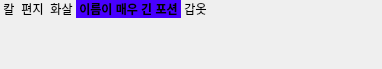
<?xml version="1.0" encoding="UTF-8"?>
<ui version="4.0">
 <class>inven2_form</class>
 <widget class="QWidget" name="inven2_form">
  <property name="geometry">
   <rect>
    <x>0</x>
    <y>0</y>
    <width>382</width>
    <height>69</height>
   </rect>
  </property>
  <property name="windowTitle">
   <string>Form</string>
  </property>
  <layout class="QHBoxLayout" name="horizontalLayout">
   <property name="spacing">
    <number>0</number>
   </property>
   <property name="margin">
    <number>0</number>
   </property>
   <item>
    <widget class="QListWidget" name="list">
     <property name="focusPolicy">
      <enum>Qt::NoFocus</enum>
     </property>
     <property name="styleSheet">
      <string notr="true">background-color: rgba(255, 255, 255, 0);</string>
     </property>
     <property name="frameShape">
      <enum>QFrame::NoFrame</enum>
     </property>
     <property name="lineWidth">
      <number>0</number>
     </property>
     <property name="horizontalScrollBarPolicy">
      <enum>Qt::ScrollBarAsNeeded</enum>
     </property>
     <property name="showDropIndicator" stdset="0">
      <bool>false</bool>
     </property>
     <property name="dragDropMode">
      <enum>QAbstractItemView::NoDragDrop</enum>
     </property>
     <property name="iconSize">
      <size>
       <width>24</width>
       <height>24</height>
      </size>
     </property>
     <property name="movement">
      <enum>QListView::Static</enum>
     </property>
     <property name="viewMode">
      <enum>QListView::IconMode</enum>
     </property>
     <item>
      <property name="text">
       <string>칼</string>
      </property>
      <property name="icon">
       <iconset resource="client.qrc">
        <normaloff>:/icons/icons/001-Weapon01.png</normaloff>:/icons/icons/001-Weapon01.png</iconset>
      </property>
     </item>
     <item>
      <property name="text">
       <string>편지</string>
      </property>
      <property name="icon">
       <iconset resource="client.qrc">
        <normaloff>:/icons/icons/033-Item02.png</normaloff>:/icons/icons/033-Item02.png</iconset>
      </property>
     </item>
     <item>
      <property name="text">
       <string>화살</string>
      </property>
      <property name="icon">
       <iconset resource="client.qrc">
        <normaloff>:/icons/icons/005-Weapon05.png</normaloff>:/icons/icons/005-Weapon05.png</iconset>
      </property>
     </item>
     <item>
      <property name="text">
       <string>이름이 매우 긴 포션</string>
      </property>
      <property name="toolTip">
       <string>&lt;html&gt;&lt;head/&gt;&lt;body&gt;&lt;p&gt;&lt;span style=&quot; font-size:12pt;&quot;&gt;이 약을 먹으면 매우 강력해짐&lt;/span&gt;&lt;img src=&quot;:/icons/icons/020-Accessory05.png&quot;/&gt;&lt;/p&gt;&lt;/body&gt;&lt;/html&gt;</string>
      </property>
      <property name="statusTip">
       <string>이건 뭐지?</string>
      </property>
      <property name="whatsThis">
       <string>자자자</string>
      </property>
      <property name="font">
       <font>
        <weight>75</weight>
        <bold>true</bold>
       </font>
      </property>
      <property name="background">
       <brush brushstyle="SolidPattern">
        <color alpha="255">
         <red>72</red>
         <green>0</green>
         <blue>255</blue>
        </color>
       </brush>
      </property>
      <property name="foreground">
       <brush brushstyle="NoBrush">
        <color alpha="255">
         <red>255</red>
         <green>255</green>
         <blue>255</blue>
        </color>
       </brush>
      </property>
      <property name="icon">
       <iconset resource="client.qrc">
        <normaloff>:/icons/icons/022-Potion02.png</normaloff>:/icons/icons/022-Potion02.png</iconset>
      </property>
     </item>
     <item>
      <property name="text">
       <string>갑옷</string>
      </property>
      <property name="icon">
       <iconset resource="client.qrc">
        <normaloff>:/icons/icons/015-Body03.png</normaloff>:/icons/icons/015-Body03.png</iconset>
      </property>
     </item>
    </widget>
   </item>
  </layout>
 </widget>
 <resources>
  <include location="client.qrc"/>
 </resources>
 <connections/>
</ui>
